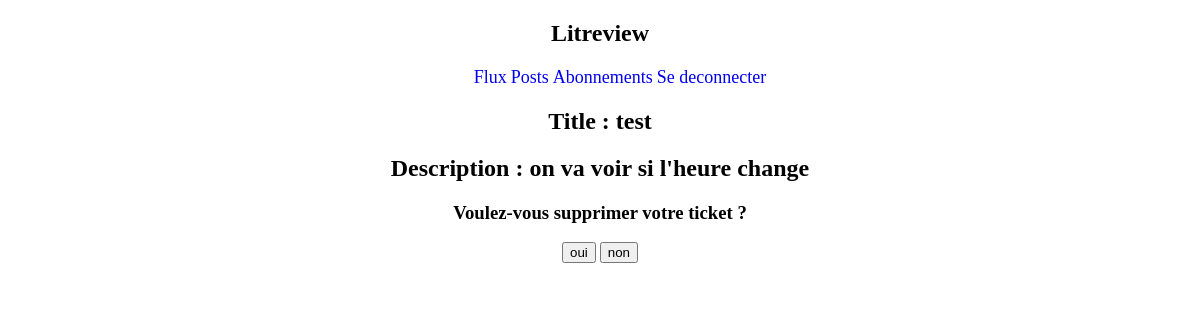
Before: /supprimer-ticket/26/ (signed in) with the older database file.
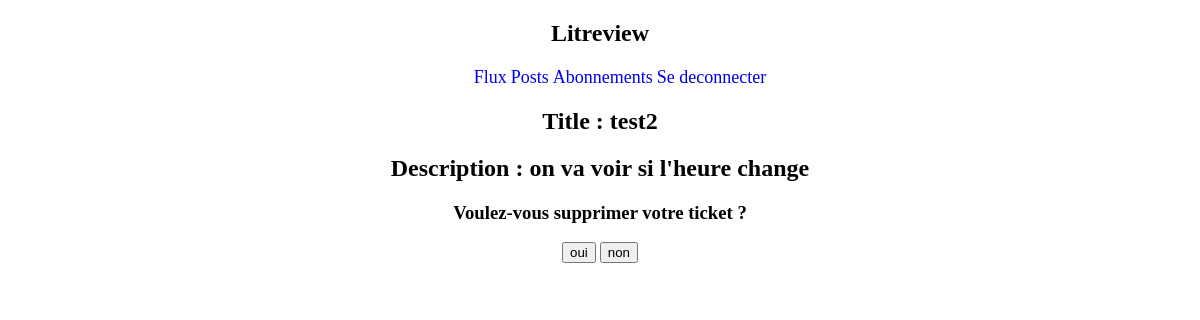
After: the same page with the newer database file.
### blog/models.py (models this page shows, shortened)
class Ticket(models.Model):
    title = models.CharField(max_length=128)
    description = models.TextField(max_length=2048, blank=True)
    user = models.ForeignKey(User, on_delete=models.CASCADE)
    image = models.ImageField(blank=True)
    time_created = models.DateTimeField(auto_now_add=True)

### blog/views.py (the view)
# urls.py: path('supprimer-ticket/<ticket_id>/', views.page_supprimer_ticket),
def page_supprimer_ticket(request, ticket_id):
    try:
        if not request.session['connected']:
            print(request.session['connected'])
            return redirect('/index')
        else:
            pass
    except KeyError:
        print("probleme avec la session")
    user_id = User.objects.get(username=request.session['username']).id
    ticket_no_deleted = False
    not_your_ticket = False
    try:
        ticket = Ticket.objects.get(id=ticket_id, user_id=user_id)
        if request.method == "POST":
            print(request.POST.get("submit"))
            if request.POST.get('submit') == "oui":
                ticket.delete()
                return redirect('/vos-posts')
            else:
                ticket_no_deleted = True
        else:
            pass
        context = {
            'ticket': ticket,
            'ticket_no_deleted': ticket_no_deleted,
            'not_your_ticket': not_your_ticket
        }
    except ObjectDoesNotExist:
        not_your_ticket = True
        context = {
            'not_your_ticket': not_your_ticket
        }
    except ValueError:
        return redirect('/vos-posts')
    return render(request, 'templates/blog/supprimer_ticket.html', context)

### blog/templates/blog/supprimer_ticket.html (shortened to what this page needs)
<!doctype html>
<html lang="fr">
<head>
    {% block header %}
    {% include 'blog/barre_de_navigation.html' %}
    {% endblock %}
  {% load static %}
  <link rel="stylesheet" href="{% static 'blog/flux.css' %}">
</head>
<body>
{% if not_your_ticket %}
    <h1>Le ticket n'est pas à vous</h1>
{% else %}
        <form method="post" action="" style="text-align: center; margin: auto; min-width:1000px;">
            <h2>Title : {{ticket.title}}</h2>
            <h2>Description : {{ticket.description}}</h2>
            <h3>Voulez-vous supprimer votre ticket ?</h3>
            <input type="submit" value="oui" name="submit">
            <input type="submit" value="non" name="submit">
        </form>
{% endif %}
</body>
</html>

Changed rows visible on the page:
changed Ticket "on va voir si l'heure change": title "test" → "test2"
